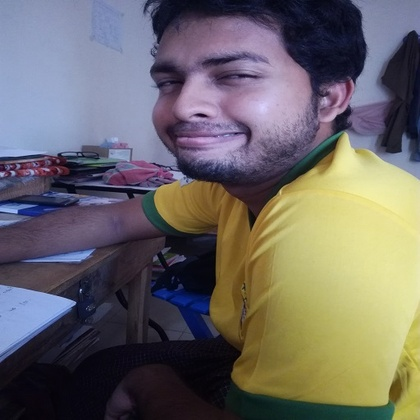
%> input picture offline_3/funny_pic.jpg, 420 x 420 px, shrunk from 512 x 512 before the run
$ octave B2_170104082.m   (GNU Octave 9; MATLAB toolbox functions it lacks are replaced by stand-ins)
%> lines starting %> are read from the running program, lines starting %| are printed output that depends on the picture; in (x1, y1, x2, y2) boxes, pixels count from 0 and x2, y2 are one past the last pixel; in counts of white or black regions, pixels touching at a corner belong together; the program's own positions count from 1
% implement Gaussian filtering from scratch

clc;    % Clear the command window.
close all;  % Close all figures (except those of imtool.)
imtool close all;  % Close all imtool figures if you have the Image Processing Toolbox.
clear;  % Erase all existing variables. Or clearvars if you want.


    S = rgb2gray(imread('funny_pic.jpg'));
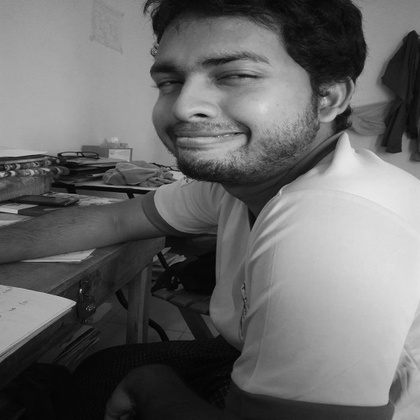
%> S: size 420x420 uint8; min 1, max 235, mean 104.3
    R = S;
    [row, col] = size(S);
%> row = 420; col = 420

    S = imnoise(S, 'salt & pepper', 0.02);
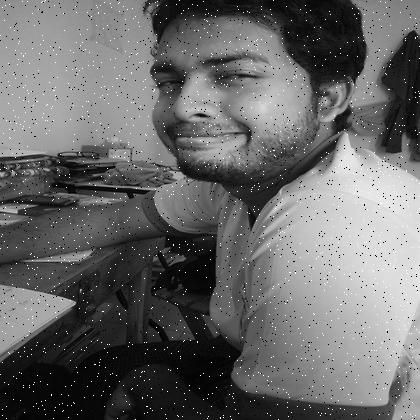
%> S: size 420x420 uint8; min 0, max 255, mean 104.7

    for i = 1:row-4
       for j = 1:col-4

           N = S(i:i+4, j:j+4);
           t = mean(N(:));
           %t = min(N(:));
           %t = max(N(:));

           R(i,j) = t;

       end
    end
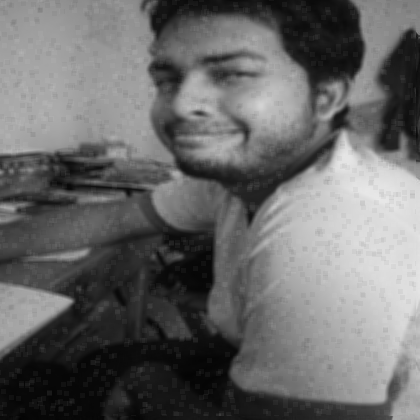
%> R: size 420x420 uint8; min 2, max 233, mean 104.6

    figure; imshow(S);
    figure; imshow(R);
    figure; imshow(abs(R - S), [0 1])
%> after `imshow(abs(R - S), [0 1])`:
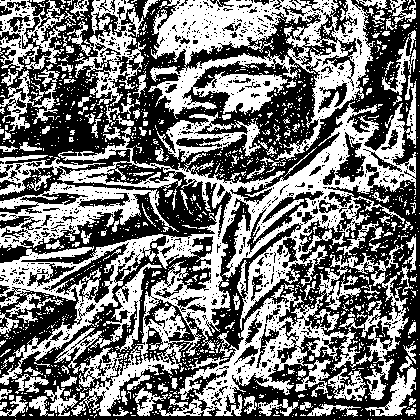
%> displayed picture: size 420x420, on the screen's scale of 0 to 255; 46.3% white; 1565 white regions (1409 under 20 px), largest, box (x1, y1, x2, y2) and area: (0, 81, 416, 416) 28053, (148, 0, 375, 160) 14112, (157, 244, 409, 416) 10189
